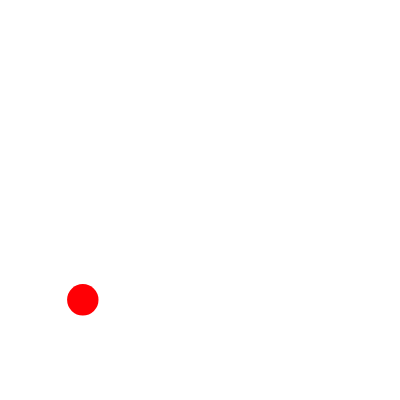
Frame 1 (no input)
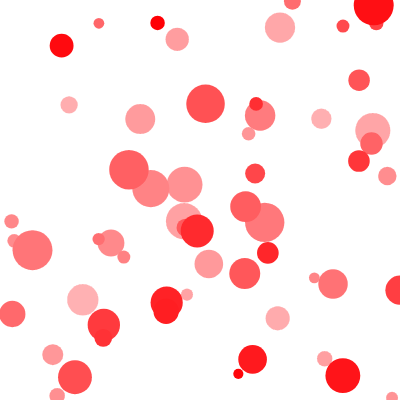
Frame 60 (no input)
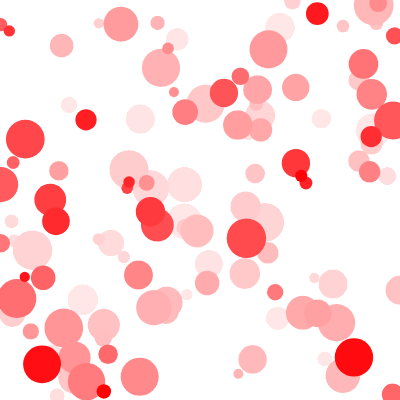
Frame 120 (the mouse pressed at the canvas centre since frame 60)

The p5.js sketch that drew these frames (run headless with seeded random() and noise() and a simulated clock; from frame 60 on, the mouse is pressed at the canvas centre):

// p5.js sketch
// ── sketch.js
function setup (){
    createCanvas (400, 400);
    noStroke ();
}
function draw (){
    var amplee= random (10, 40);
    background (255, 5)
    fill (255, 0,5)
    ellipse (random (400), random (400), amplee, amplee);
}
